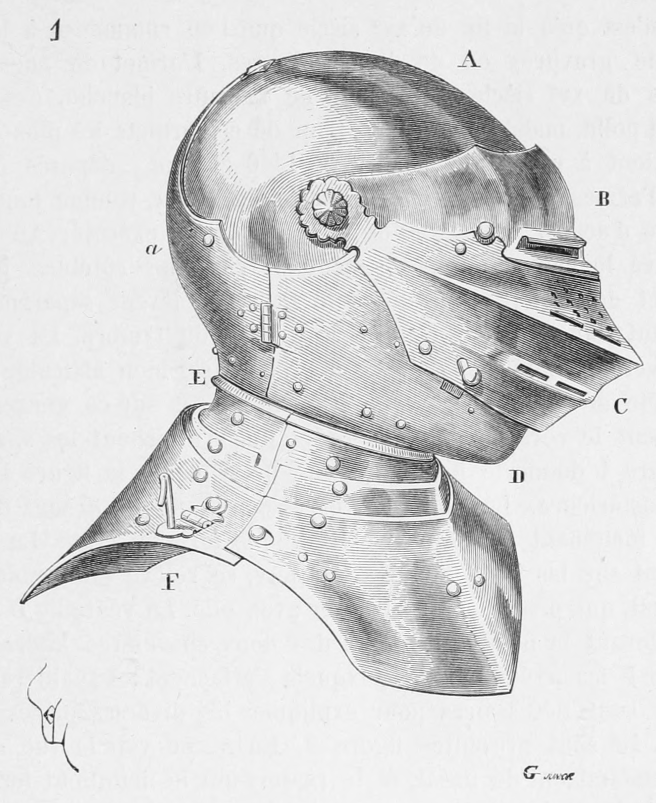
#> input picture tools/gear_art/source/helm.png, 1311 x 1606 px (shown at 1/2 size); its folder holds 4 pictures in this run
$ python prep.py
#> lines starting #> are read from the running program, lines starting #| are printed output that depends on the picture
from PIL import Image, ImageDraw
SRC='source/'
spec = {
 'helm': dict(crop=(30,90,1295,1485), masks=[(895,90,990,150),(1175,370,1240,425),(275,475,325,520),(370,730,418,780),(1215,785,1270,840),(1005,920,1060,975),(315,1135,370,1195),(35,1300,180,1485),(1070,1165,1175,1205)]),
 'cuirass': dict(crop=(95,40,740,875), masks=[(120,20,340,63),(95,790,128,960),(445,856,606,895),(670,850,740,875)]),
 'shortsword': dict(crop=(480,100,745,1505), masks=[(735,1400,745,1505)]),
 'dagger': dict(crop=(560,50,965,2430), masks=[]),
}
def level(v, lo=55, hi=200):
    if v<=lo: return 0
    if v>=hi: return 255
    return int((v-lo)*255/(hi-lo))
lut=[level(i) for i in range(256)]
for n,s in spec.items():
    im=Image.open(SRC+n+'.png').convert('L')
    d=ImageDraw.Draw(im)
    for m in s['masks']: d.rectangle(m, fill=255)
    im=im.crop(s['crop']).point(lut)
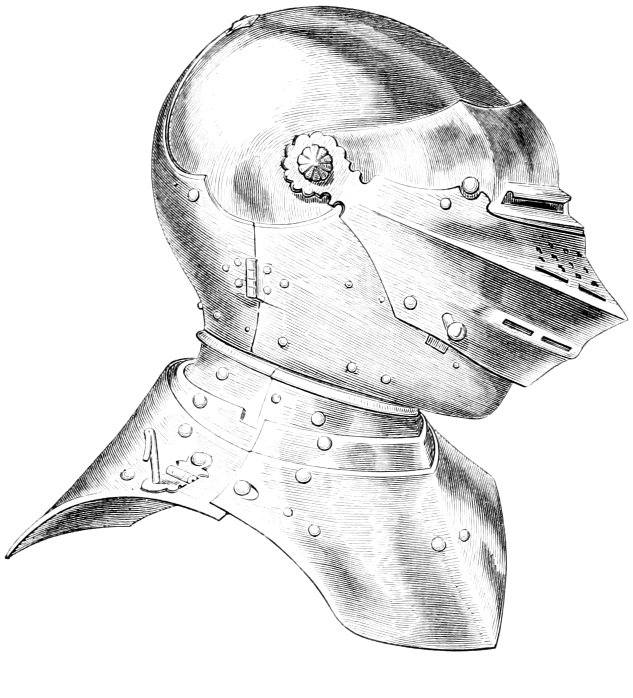
#> im: PIL image 1265x1395 L (shown at 1/2 size); min 0, max 255, mean 229.6
    im.save(n+'_clean.png')
    print(n, im.size)
#| helm (1265, 1395)
#> pass 2 of the loop `for n,s in spec.items():`:
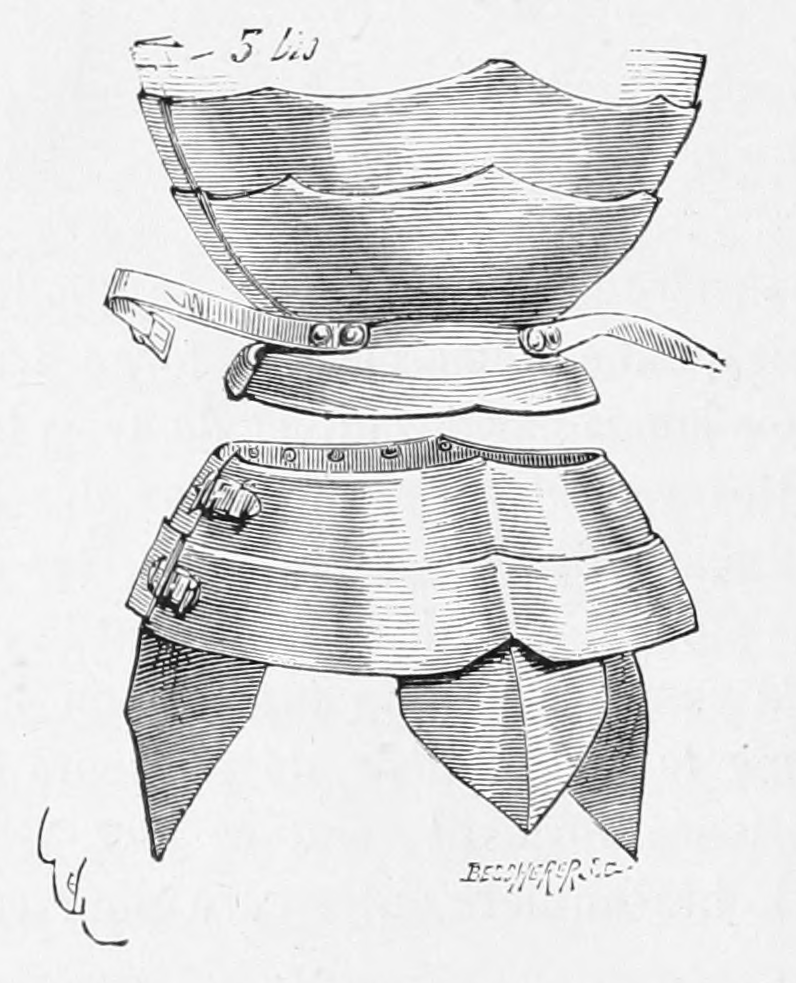
#> input picture tools/gear_art/source/cuirass.png, 796 x 983 px
#> `im=im.crop(s['crop']).point(lut)`:
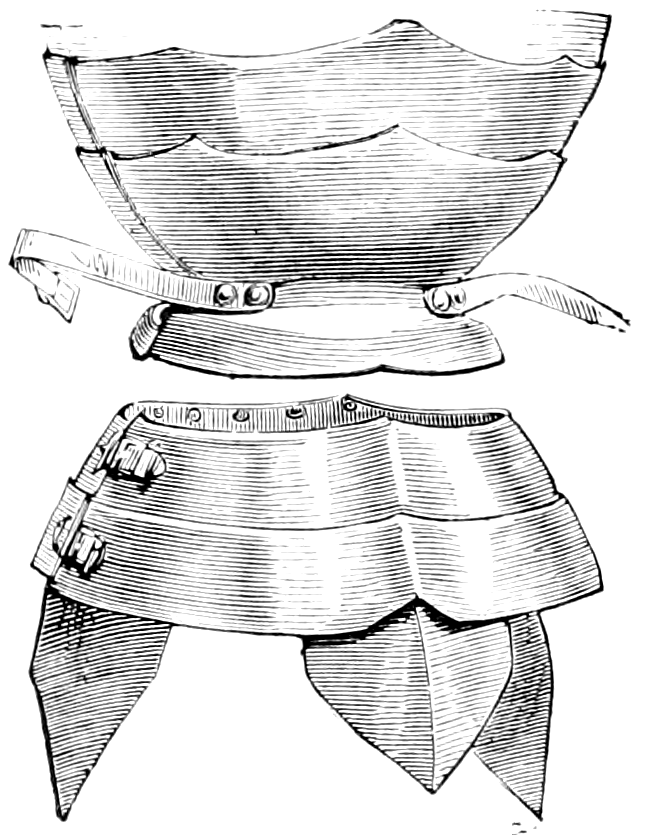
#> im: PIL image 645x835 L; min 0, max 255, mean 221.2
#| cuirass (645, 835)
#> pass 3 of the loop `for n,s in spec.items():`:
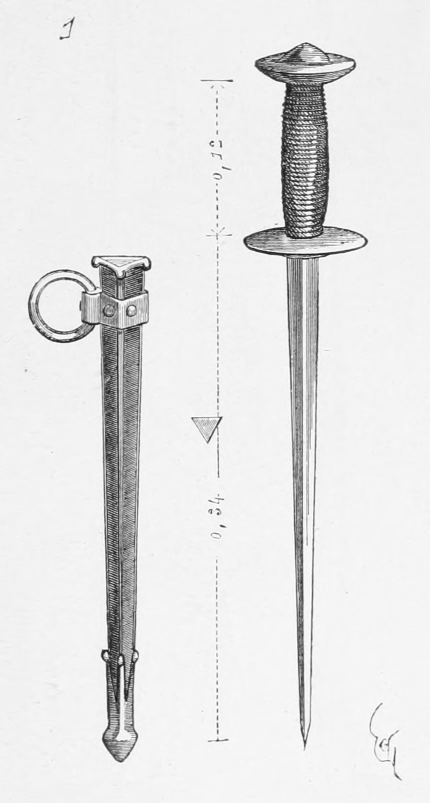
#> input picture tools/gear_art/source/shortsword.png, 859 x 1605 px (shown at 1/2 size)
#> `im=im.crop(s['crop']).point(lut)`:
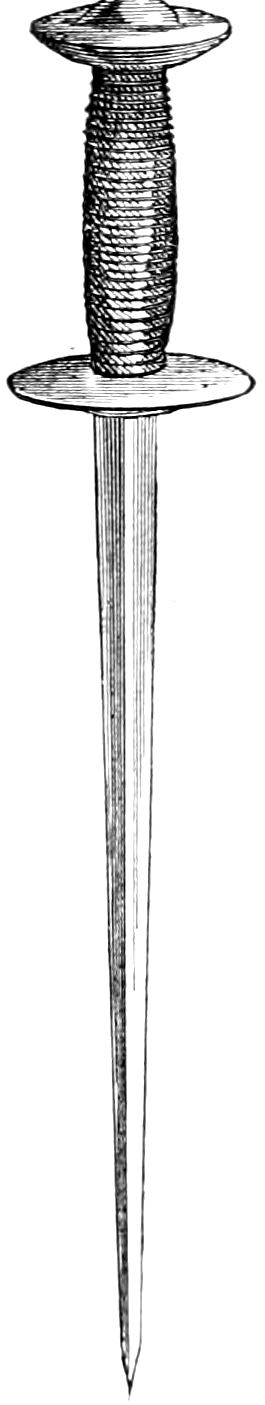
#> im: PIL image 265x1405 L; min 0, max 255, mean 230.5
#| shortsword (265, 1405)
#> the loop made 4 passes; the first 3 are shown
